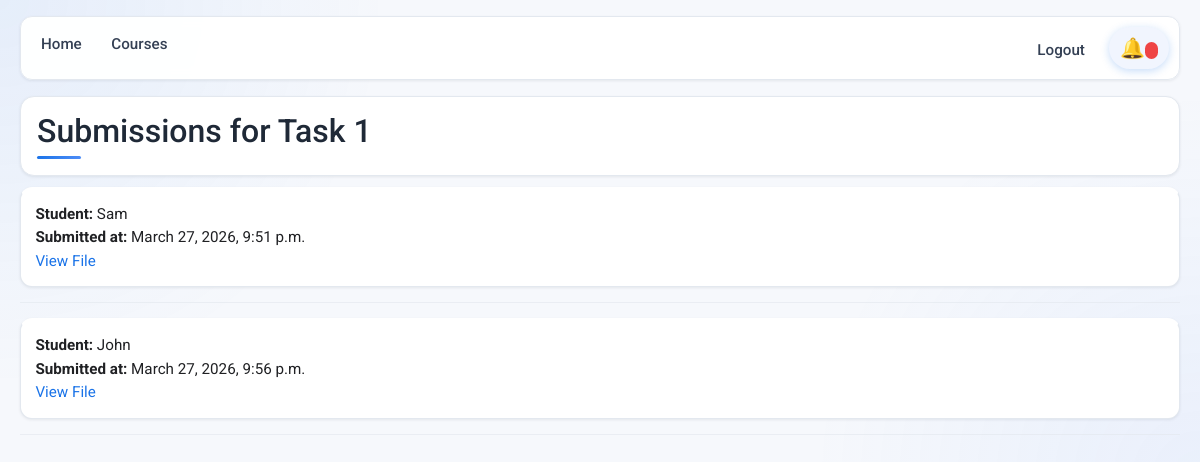
The app's page /view-submissions/2/ (signed in) with its own data.
### courses/models.py (models this page shows, shortened)
class Assignment(models.Model):
    course = models.ForeignKey(
        Course,
        on_delete=models.CASCADE,
        related_name="assignments"
    )
    title = models.CharField(max_length=200)
    description = models.TextField()
    due_date = models.DateTimeField()
    deadline_notified = models.BooleanField(default=False)
    created_by = models.ForeignKey(
        settings.AUTH_USER_MODEL,
        on_delete=models.CASCADE,
        limit_choices_to={'user_type': 'teacher'}
    )
    created_at = models.DateTimeField(auto_now_add=True)

class Submission(models.Model):
    assignment = models.ForeignKey(
        Assignment,
        on_delete=models.CASCADE,
        related_name="submissions"
    )
    student = models.ForeignKey(
        settings.AUTH_USER_MODEL,
        on_delete=models.CASCADE,
        limit_choices_to={'user_type': 'student'}
    )
    file = models.FileField(upload_to="submissions/")
    submitted_at = models.DateTimeField(auto_now_add=True)

### users/models.py (models this page shows, shortened)
class CustomUser(AbstractUser):
    USER_TYPE_CHOICES = (
        ('student', 'Student'),
        ('teacher', 'Teacher'),
    )
    user_type = models.CharField(max_length=10, choices=USER_TYPE_CHOICES)
    profile_picture = models.ImageField(upload_to='profile_pics/', blank=True, null=True)

### courses/views.py (the view)
# urls.py: path('view-submissions/<int:assignment_id>/', views.view_submissions, name='view_submissions'),
@login_required
def view_submissions(request, assignment_id):
    assignment = get_object_or_404(Assignment, id=assignment_id)
    if request.user != assignment.course.created_by:
        return redirect("teacher_dashboard")
    submissions = assignment.submissions.all()
    return render(request, "view_submissions.html", {
        "assignment": assignment,
        "submissions": submissions
    })

### templates/view_submissions.html
{% extends "base.html" %}
{% block content %}
<h2>Submissions for {{ assignment.title }}</h2>
<ul>
{% for submission in submissions %}
    <li>
        <strong>Student:</strong> {{ submission.student.username }}<br>
        <strong>Submitted at:</strong> {{ submission.submitted_at }}<br>
        <a href="{{ submission.file.url }}" target="_blank">
            View File
        </a>
    </li>
    <hr>
{% empty %}
    <li>No submissions yet.</li>
{% endfor %}
</ul>
{% endblock %}

### users/static/css/theme.css (style rules this page uses)
:root { --app-bg: #f6f8fc; --app-card: #ffffff; --app-text: #202124; --app-muted: #5f6368; --app-border: #e3e8ef; --app-primary: #1a73e8; --app-primary-dark: #185abc; --app-shadow-soft: 0 1px 3px rgba(15, 23, 42, 0.08); --app-shadow-hover: 0 10px 20px rgba(30, 64, 175, 0.12); --app-radius: 14px; --app-gradient: linear-gradient(135deg, #1a73e8 0%, #4f8df7 100%); }
body { background: radial-gradient(circle at 0% 0%, rgba(26, 115, 232, 0.08), transparent 30%), radial-gradient(circle at 100% 100%, rgba(79, 141, 247, 0.08), transparent 30%), var(--app-bg); color: var(--app-text); font-family: "Roboto", "Segoe UI", Tahoma, Geneva, Verdana, sans-serif; margin: 0; padding: 16px 20px 28px; line-height: 1.55; animation: fadeSlideIn 0.35s ease-out; }
h1, h2, h3, h4 { color: #1f2937; margin-bottom: 0.7rem; font-weight: 500; position: relative; }
p, li, label, a, span, strong { font-size: 0.95rem; }
a { color: var(--app-primary); text-decoration: none; transition: color 0.18s ease; }
hr { border-color: var(--app-border); margin: 0.95rem 0; opacity: 0.65; }
h2 { padding-bottom: 0.35rem; }
h2::after { content: ""; display: block; width: 44px; height: 3px; border-radius: 999px; margin-top: 0.35rem; background: var(--app-gradient); }
ul { padding-left: 0; list-style: none; margin-bottom: 1rem; }
li { margin-bottom: 0.6rem; }
ul > li { background: var(--app-card); border: 1px solid var(--app-border); border-radius: 12px; padding: 0.8rem 0.9rem; box-shadow: var(--app-shadow-soft); transition: transform 0.22s ease, box-shadow 0.24s ease, border-color 0.22s ease, background-color 0.22s ease; border-top: 3px solid transparent; }
body > h1, body > h2, body > h3, body > h4, body > p, body > div, body > form, body > table { background: var(--app-card); border: 1px solid var(--app-border); border-radius: var(--app-radius); padding: 0.95rem 1rem; box-shadow: var(--app-shadow-soft); }
body > h1, body > h2, body > h3, body > h4 { margin-top: 0.35rem; }

### records on screen
Assignment: title "Task 1"
Submission: student.username "Sam", submitted_at "March 27, 2026, 9:51 p.m."
Submission: student.username "John", submitted_at "March 27, 2026, 9:56 p.m."
